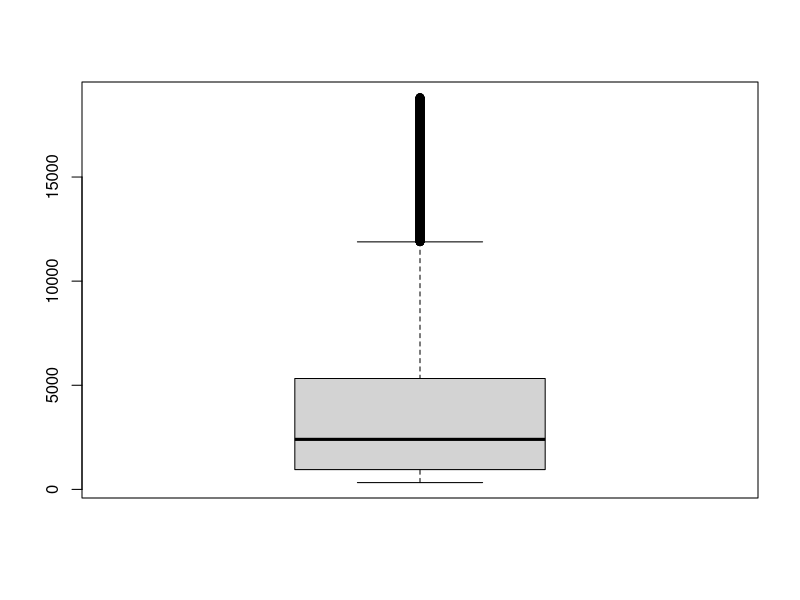
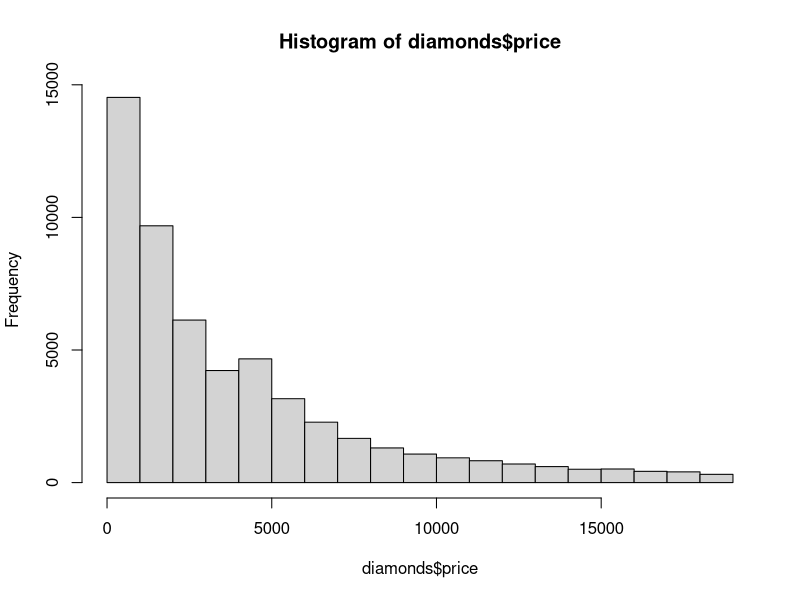
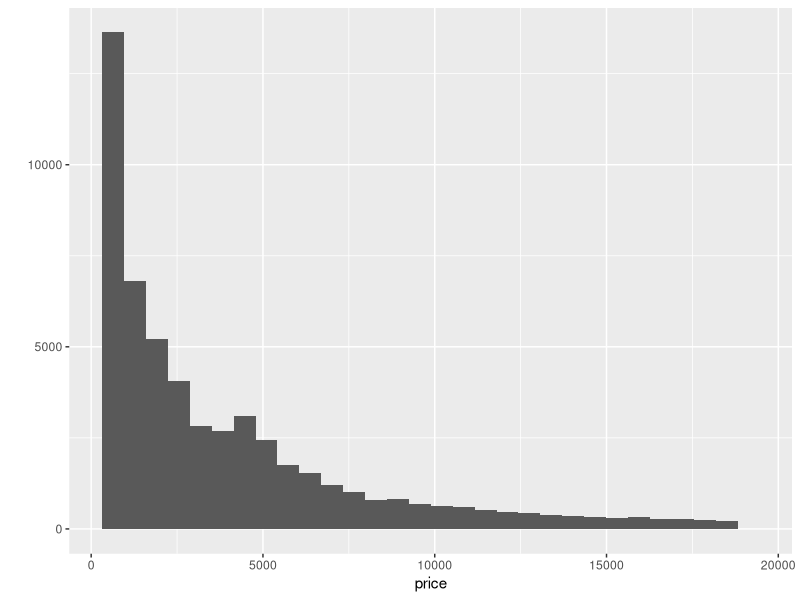
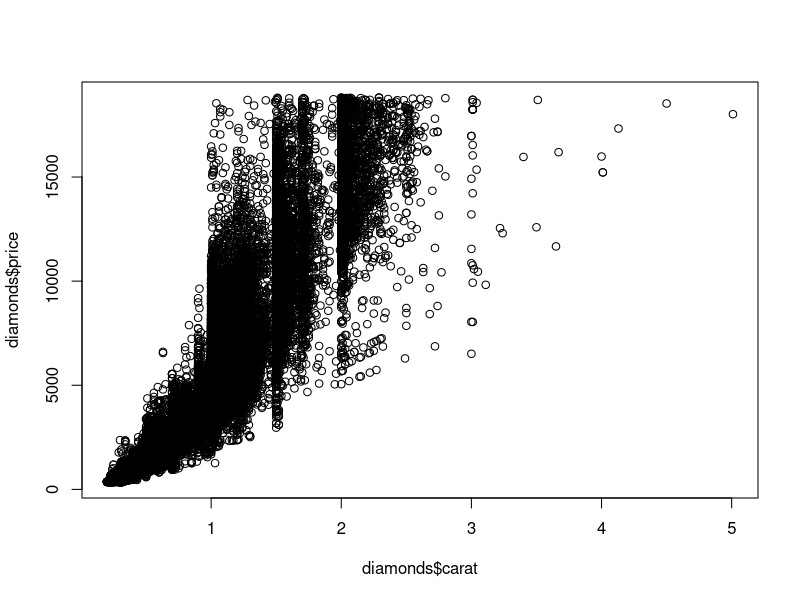
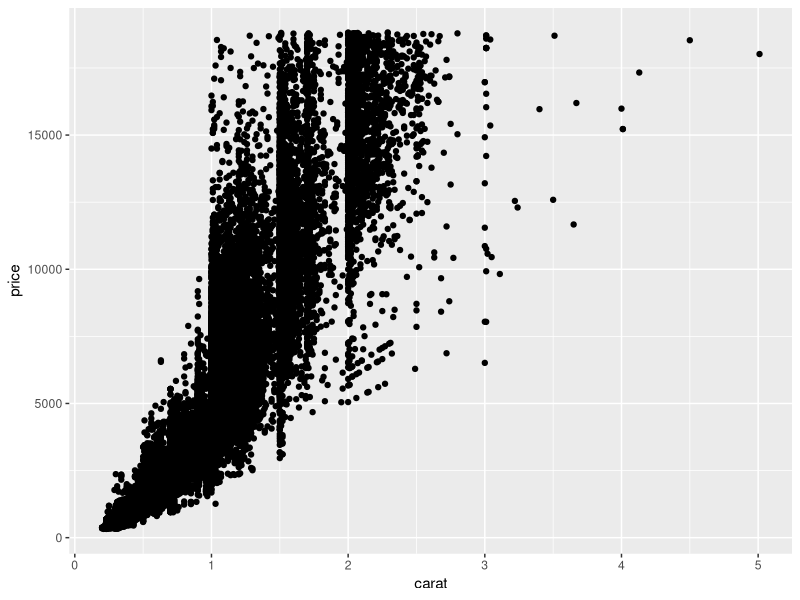

R code for these plots, in order:
## ---- chunk 1
#install.packages("ggplot2")
require(ggplot2)
head(diamonds)

# Identify which variables in the diamonds dataset are numeric, and which
# variables are categorical
str(diamonds)
## ---- chunk 2
summary(diamonds)
## ---- chunk 3
table(diamonds$color)
## ---- chunk 4
# Run the table() function against two categorical variables.
table(diamonds$color, diamonds$cut)
## ---- chunk 5
boxplot(diamonds$price)
hist(diamonds$price)
## ---- chunk 6
# ggplot2:
qplot(price, data=diamonds)
## ---- chunk 7
plot(diamonds$price ~ diamonds$carat)
## ---- chunk 8
qplot(carat, price, data=diamonds)
